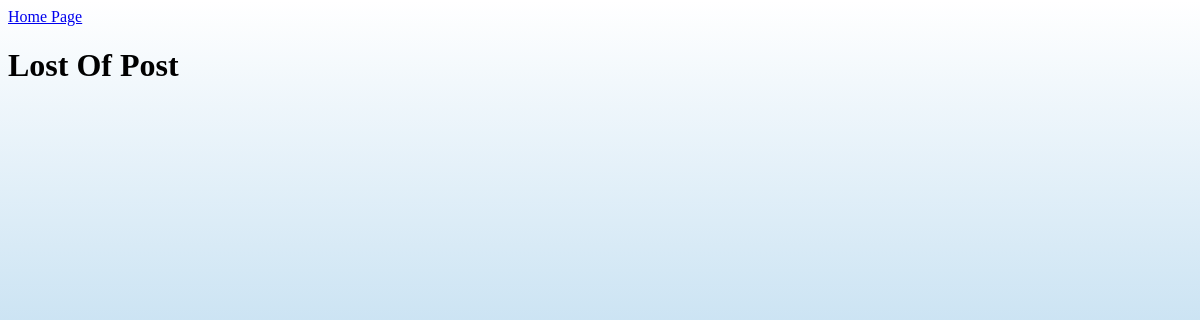
Before: /posts/list_posts/ with the older database file.
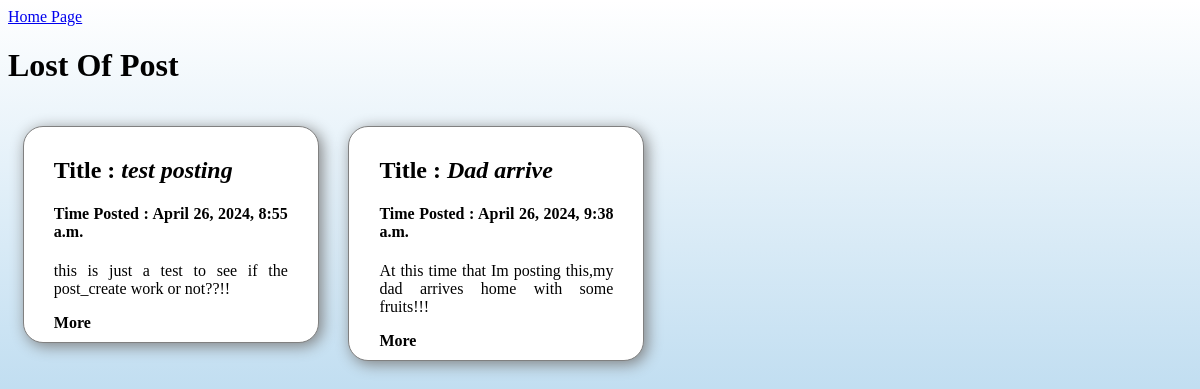
After: the same page with the newer database file.
### posts/models.py (models this page shows, shortened)
class Post(models.Model):
    title = models.CharField(max_length=100)
    content = models.TextField()
    date_posted = models.DateTimeField(default=timezone.now)
    class Meta:
        ordering = ['date_posted']

### posts/views.py (the view)
# urls.py: path('list_posts/',PostsListView.as_view(),name='list_posts'),
class PostsListView(ListView):              # template = > post_list.html
    model = Post
    context_object_name = 'posts_list'

### posts/templates/posts/post_list.html
{% extends "posts/base.html" %}
{% block content %}
<h1>Lost Of Post</h1>
<main class='post-list-main'>
    {% for post in posts_list %}
        <div class='post'>
            <article>
                <h2>Title : <b><i>{{post.title}}</i></b></h2>
                <h4>Time Posted : {{post.date_posted}}</h4>
                <p>{{post.content|truncatewords:25}}</p>
                <a href='/posts/post_detail/{{post.id}}'>More</a>
                </article>
        </div>
    {% endfor %}
</main>
{% endblock content %}

Changed rows visible on the page:
added Post: title "test posting", date_posted "April 26, 2024, 8:55 a.m.", content "this is just a test to see if the post_create work or not??!!"
added Post: title "Dad arrive", date_posted "April 26, 2024, 9:38 a.m.", content "At this time that Im posting this,my dad arrives home with some fruits!!!"
